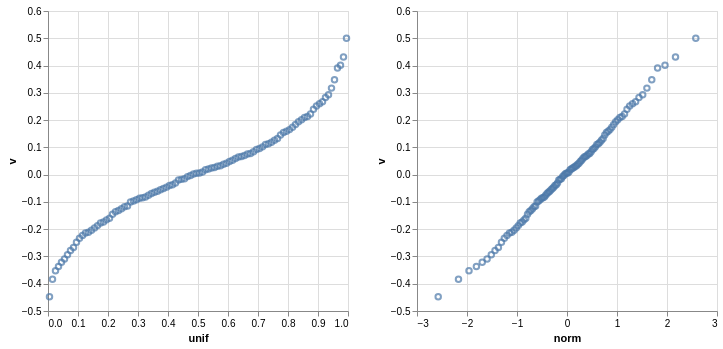

Here is the Vega-Lite specification saved for this chart:
### Vega-Lite specification from a JSON file in a GitHub repository (floating-point values rounded to 4 significant figures; data arrays with more than 128 entries replaced by an {"elided": "..."} marker saying what was removed)
{"$schema": "https://vega.github.io/schema/vega-lite/v4.json", "data": {"values": {"elided": "500 records"}}, "transform": [{"quantile": "u", "step": 0.01, "as": ["p", "v"]}, {"calculate": "quantileUniform(datum.p)", "as": "unif"}, {"calculate": "quantileNormal(datum.p)", "as": "norm"}], "hconcat": [{"mark": "point", "encoding": {"x": {"field": "unif", "type": "quantitative"}, "y": {"field": "v", "type": "quantitative"}}}, {"mark": "point", "encoding": {"x": {"field": "norm", "type": "quantitative"}, "y": {"field": "v", "type": "quantitative"}}}]}
